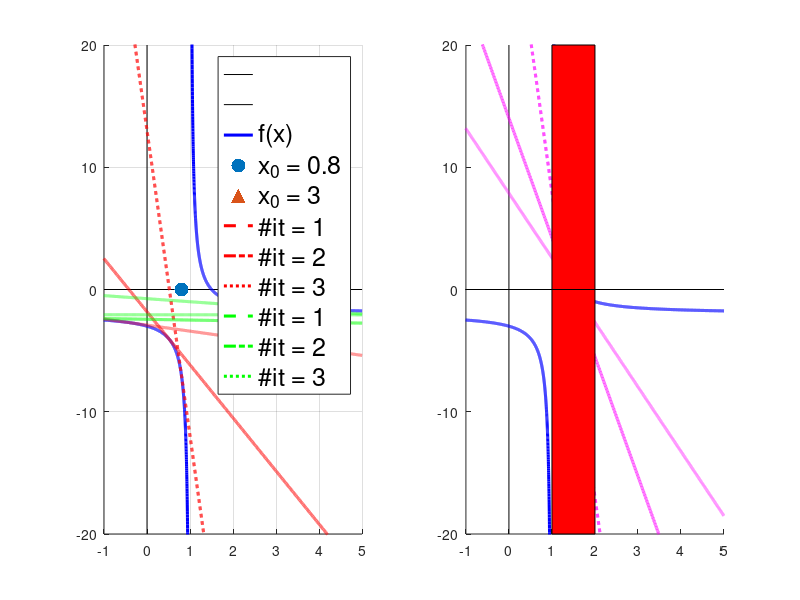

The MATLAB script that drew this image: (Note: this script raises an error after producing the figure.)
%-------------------------------------------------------------------------%
%   __  __    _  _____ _        _    ____    _  _      ____    _ ____     %
%  |  \/  |  / \|_   _| |      / \  | __ )  | || |    / ___|__| |  _ \    %
%  | |\/| | / _ \ | | | |     / _ \ |  _ \  | || |_  | |   / _` | |_) |   %
%  | |  | |/ ___ \| | | |___ / ___ \| |_) | |__   _| | |__| (_| |  __/    %
%  |_|  |_/_/   \_\_| |_____/_/   \_\____/     |_|    \____\__,_|_|       %
%                                                                         %
%-------------------------------------------------------------------------%
%                                                                         %
%   Author: Marco Mehl <marco.mehl@polimi.it>                             %
%           Timoteo Dinelli <timoteo.dinelli@polimi.it>                   %
%   CRECK Modeling Group <http://creckmodeling.chem.polimi.it>            %
%   Department of Chemistry, Materials and Chemical Engineering           %
%   Politecnico di Milano                                                 %
%   P.zza Leonardo da Vinci 32, 20133 Milano                              %
%                                                                         %
% ----------------------------------------------------------------------- %

clear, close, clc;

f = @(x) (1./(x-1))-2;
df = @(x) -(1/((x-1)^2));
line = @(x,m,q) m.*x + q;

x_0 = [0.8 3 1.2];

x_01 = [0.8 0.52 -0.4208 -5.8789];
mx01 = [-25 -4.34028 -0.49538];
qx01 = [-mx01(1)*x_01(2) -mx01(2)*x_01(3) -mx01(3)*x_01(4)];

x_02 = [3 -3 -39 -3279];
mx02 = [-0.25 -0.0625 -0.00063];
qx02 = [-mx02(1)*x_02(2) -mx02(2)*x_02(3) -mx02(3)*x_02(4)];

x_03 = [1.2 1.32 1.43520 1.49160];
mx03 = [-25 -9.7656 -5.27986];
qx03 = [-mx03(1)*x_03(2) -mx03(2)*x_03(3) -mx03(3)*x_03(4)];

x = -2:0.001:5;
x1 = [1 2];
y1 = [20 20]; 
y2 = [-20 -20];

f_x = f(x);

subplot(1,2,1)
hold on
plot([-1 5], [0 0], 'k'); % plot the horizontal line
plot([0 0], [-20 20], 'k'); % plot the vertical line
plot(x, f_x, 'LineWidth', 2.2, 'Color','blue')
scatter(0.8, 0, 100,'red', 'filled', 'o')
scatter(3, 0, 100,'green', 'filled', '^')

plot(x, line(x, mx01(1), qx01(1)), 'LineWidth', 2.2, 'LineStyle','--','Color','red')
plot(x, line(x, mx01(2), qx01(2)), 'LineWidth', 2.2, 'LineStyle','-.','Color','red')
plot(x, line(x, mx01(3), qx01(3)), 'LineWidth', 2.2, 'LineStyle',':','Color','red')

plot(x, line(x, mx02(1), qx02(1)), 'LineWidth', 2.2, 'LineStyle','--','Color','green')
plot(x, line(x, mx02(2), qx02(2)), 'LineWidth', 2.2, 'LineStyle','-.','Color','green')
plot(x, line(x, mx02(3), qx02(3)), 'LineWidth', 2.2, 'LineStyle',':','Color','green')
xlim([-1 5])
ylim([-20 20])

legend('', '', 'f(x)', 'x_{0} = 0.8', 'x_{0} = 3','#it = 1', ...
    '#it = 2', '#it = 3', '#it = 1', '#it = 2', '#it = 3', 'FontSize', 18)
grid on

subplot(1,2,2)
hold on
plot([-1 5], [0 0], 'k'); % plot the horizontal line
plot([0 0], [-20 20], 'k'); % plot the vertical line
plot(x, f_x, 'LineWidth', 2.2, 'Color','blue')
scatter(1.2, 0, 100,'magenta', 'filled', 'o')
plot(x, line(x, mx03(1), qx03(1)), 'LineWidth', 2.2, 'LineStyle','--','Color','magenta')
plot(x, line(x, mx03(2), qx03(2)), 'LineWidth', 2.2, 'LineStyle','-.','Color','magenta')
plot(x, line(x, mx03(3), qx03(3)), 'LineWidth', 2.2, 'LineStyle',':','Color','magenta')
xlim([-1 5])
ylim([-20 20])
% patch([x1 fliplr(x)], [y1 fliplr(y1)], 'g', 'FaceAlpha', 0.5)
harea = area(x1,y1);
harea2 = area(x1,y2);
set(harea, 'FaceColor', 'r')
set(harea2, 'FaceColor', 'r')
alpha(0.25)
legend('', '', 'f(x)', 'x_{0} = 1.2', '#it = 1', ...
    '#it = 2', '#it = 3', 'FontSize', 18)
grid on

